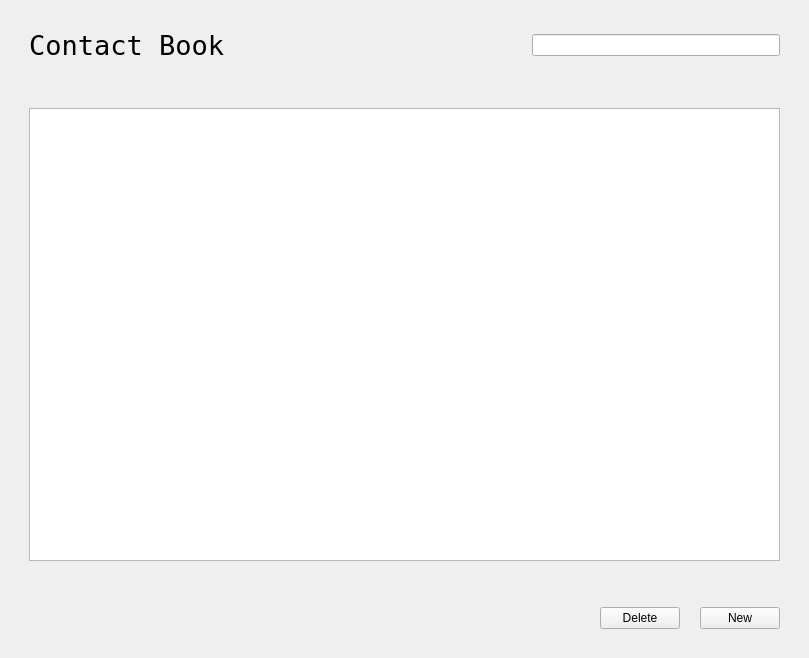
<?xml version="1.0" encoding="UTF-8"?>
<ui version="4.0">
 <class>MainWindow</class>
 <widget class="QMainWindow" name="MainWindow">
  <property name="geometry">
   <rect>
    <x>0</x>
    <y>0</y>
    <width>809</width>
    <height>658</height>
   </rect>
  </property>
  <property name="windowTitle">
   <string>MainWindow</string>
  </property>
  <widget class="QWidget" name="centralwidget">
   <layout class="QGridLayout" name="gridLayout_2">
    <item row="0" column="0">
     <layout class="QHBoxLayout" name="horizontalLayout">
      <property name="spacing">
       <number>60</number>
      </property>
      <property name="leftMargin">
       <number>20</number>
      </property>
      <property name="topMargin">
       <number>20</number>
      </property>
      <property name="rightMargin">
       <number>20</number>
      </property>
      <property name="bottomMargin">
       <number>20</number>
      </property>
      <item>
       <widget class="QLabel" name="label">
        <property name="font">
         <font>
          <family>DejaVu Sans Mono</family>
          <pointsize>20</pointsize>
         </font>
        </property>
        <property name="text">
         <string>&lt;html&gt;&lt;head/&gt;&lt;body&gt;&lt;p&gt;Contact Book&lt;/p&gt;&lt;/body&gt;&lt;/html&gt;</string>
        </property>
        <property name="alignment">
         <set>Qt::AlignCenter</set>
        </property>
       </widget>
      </item>
      <item>
       <spacer name="horizontalSpacer_2">
        <property name="orientation">
         <enum>Qt::Horizontal</enum>
        </property>
        <property name="sizeHint" stdset="0">
         <size>
          <width>40</width>
          <height>20</height>
         </size>
        </property>
       </spacer>
      </item>
      <item>
       <widget class="QLineEdit" name="search_box"/>
      </item>
     </layout>
    </item>
    <item row="1" column="0">
     <layout class="QGridLayout" name="gridLayout">
      <property name="leftMargin">
       <number>20</number>
      </property>
      <property name="topMargin">
       <number>20</number>
      </property>
      <property name="rightMargin">
       <number>20</number>
      </property>
      <property name="bottomMargin">
       <number>20</number>
      </property>
      <item row="0" column="0">
       <widget class="QTableView" name="table">
        <property name="font">
         <font>
          <stylestrategy>PreferDefault</stylestrategy>
         </font>
        </property>
        <property name="sortingEnabled">
         <bool>true</bool>
        </property>
        <attribute name="horizontalHeaderCascadingSectionResizes">
         <bool>true</bool>
        </attribute>
        <attribute name="horizontalHeaderStretchLastSection">
         <bool>true</bool>
        </attribute>
        <attribute name="verticalHeaderStretchLastSection">
         <bool>false</bool>
        </attribute>
       </widget>
      </item>
     </layout>
    </item>
    <item row="2" column="0">
     <layout class="QHBoxLayout" name="horizontalLayout_2">
      <property name="spacing">
       <number>20</number>
      </property>
      <property name="leftMargin">
       <number>20</number>
      </property>
      <property name="topMargin">
       <number>20</number>
      </property>
      <property name="rightMargin">
       <number>20</number>
      </property>
      <property name="bottomMargin">
       <number>20</number>
      </property>
      <item>
       <spacer name="horizontalSpacer">
        <property name="orientation">
         <enum>Qt::Horizontal</enum>
        </property>
        <property name="sizeHint" stdset="0">
         <size>
          <width>40</width>
          <height>20</height>
         </size>
        </property>
       </spacer>
      </item>
      <item>
       <widget class="QPushButton" name="delete_btn">
        <property name="text">
         <string>Delete</string>
        </property>
       </widget>
      </item>
      <item>
       <widget class="QPushButton" name="add_btn">
        <property name="text">
         <string>New</string>
        </property>
       </widget>
      </item>
     </layout>
    </item>
   </layout>
  </widget>
 </widget>
 <resources/>
 <connections/>
</ui>
